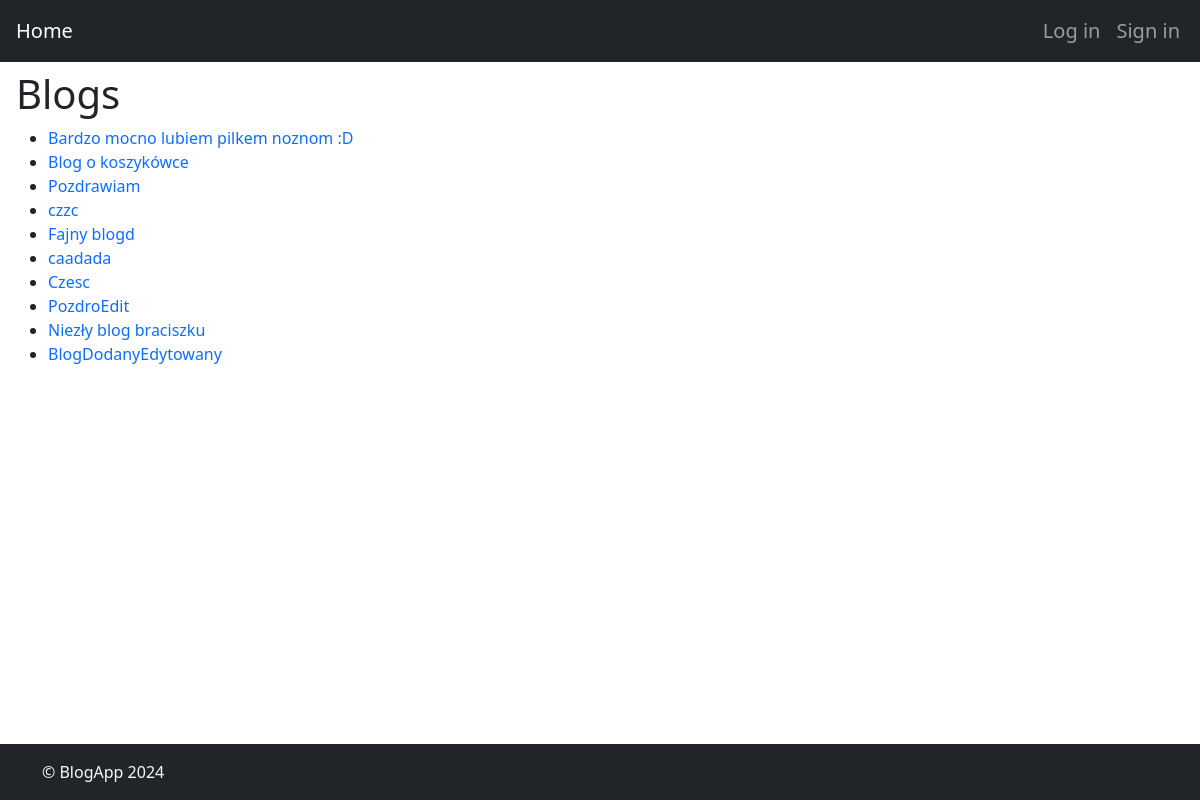
Page /blogs/ on the earlier database version.
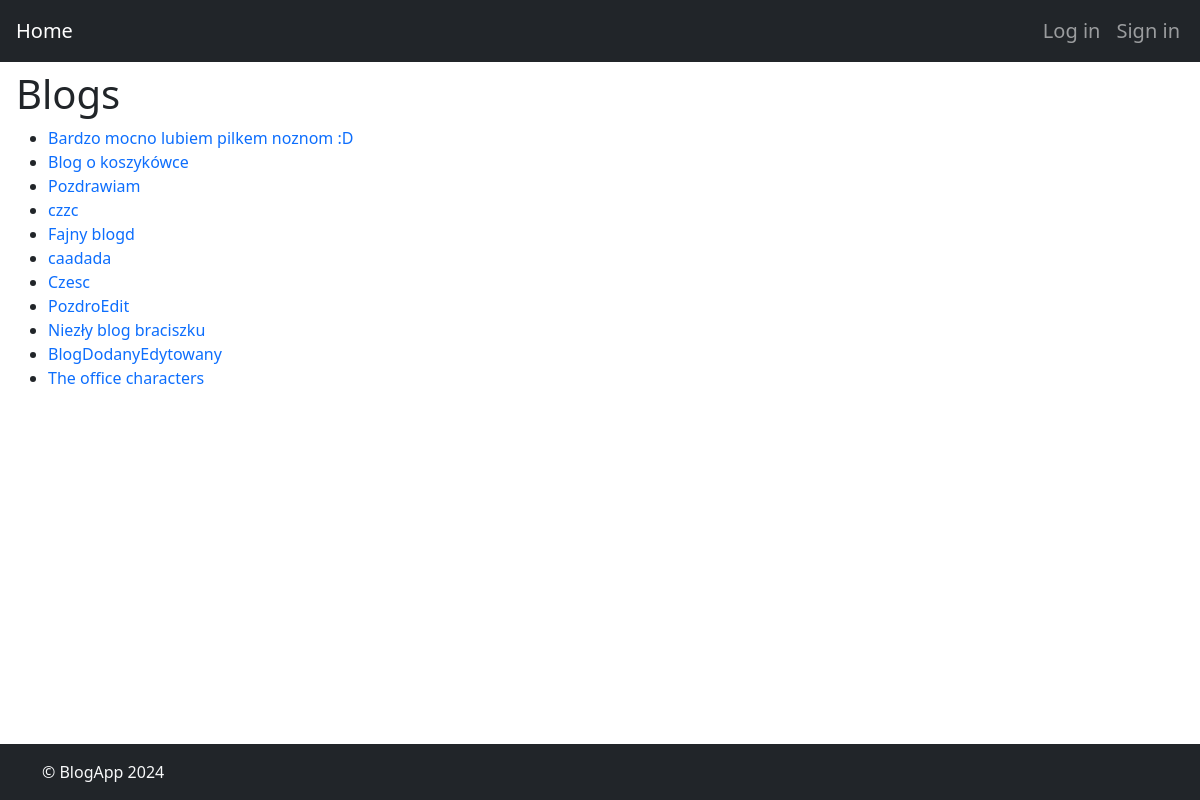
Same page on the later database version.
### blogApp/models.py (models this page shows, shortened)
class Blog(models.Model):
    title = models.CharField(max_length=100)
    author = models.ForeignKey(CustomUser, on_delete=models.CASCADE)

### blogApp/views.py (the view)
# urls.py: path('blogs/', views.blog_list, name='blog_list'),
def blog_list(request):
    blogs = Blog.objects.all()
    user_blogs = Blog.objects.filter(author=request.user) if request.user.is_authenticated else None
    context = {
        'blogs': blogs,
        'user_blogs': user_blogs,
    }
    return render(request, 'blogs/blog_list.html', context)

### blogApp/templates/blogs/blog_list.html (shortened to what this page needs)
{% extends 'base.html' %}
{% block content %}
<h1>Blogs</h1>
<ul>
    {% for blog in blogs %}
    <li>
        <a href="{% url 'blog_detail' blog_id=blog.id %}">
            {{ blog.title }}
        </a>
    </li>
    {% endfor %}
</ul>
{% endblock %}

Differences in the rows shown:
added Blog: title "The office characters"
